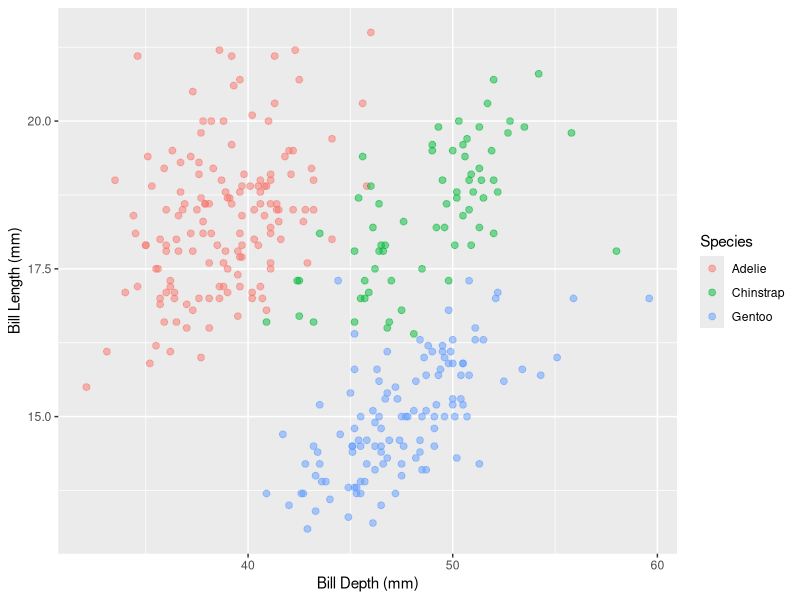

This figure's R source:
install.packages("tidyverse") 
library(tidyverse)
install.packages("palmerpenguins") # Run this if you can't load the palmerpenguins library 
library(palmerpenguins)
pgs <- penguins %>% drop_na
head(pgs)


# Plot from previous lab
pgs %>% 
  ggplot() +
  geom_point(aes(x = bill_length_mm, y = bill_depth_mm, color = species),
             size = 2, alpha = 0.5) +
  labs(x = "Bill Depth (mm)",
       y = "Bill Length (mm)",
       color = "Species")
